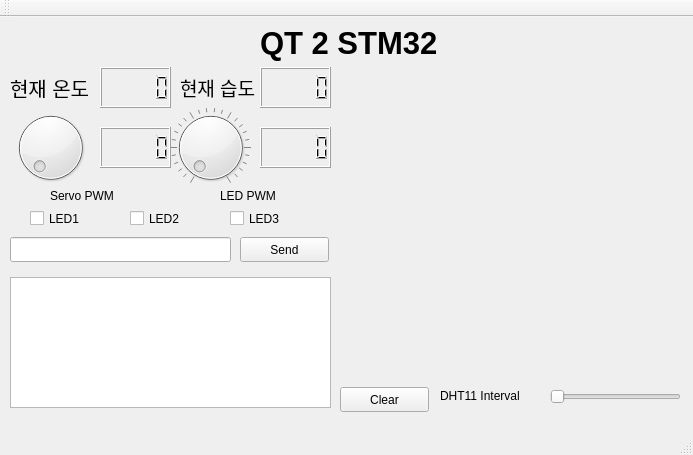
<?xml version="1.0" encoding="UTF-8"?>
<ui version="4.0">
 <class>MainWindow</class>
 <widget class="QMainWindow" name="MainWindow">
  <property name="geometry">
   <rect>
    <x>0</x>
    <y>0</y>
    <width>693</width>
    <height>455</height>
   </rect>
  </property>
  <property name="windowTitle">
   <string>MainWindow</string>
  </property>
  <property name="tabShape">
   <enum>QTabWidget::Rounded</enum>
  </property>
  <widget class="QWidget" name="centralWidget">
   <widget class="QLabel" name="label">
    <property name="geometry">
     <rect>
      <x>260</x>
      <y>0</y>
      <width>181</width>
      <height>51</height>
     </rect>
    </property>
    <property name="font">
     <font>
      <pointsize>23</pointsize>
      <weight>75</weight>
      <bold>true</bold>
     </font>
    </property>
    <property name="text">
     <string>QT 2 STM32</string>
    </property>
    <property name="textFormat">
     <enum>Qt::AutoText</enum>
    </property>
   </widget>
   <widget class="QLCDNumber" name="lcdNumberTemp">
    <property name="geometry">
     <rect>
      <x>100</x>
      <y>50</y>
      <width>71</width>
      <height>41</height>
     </rect>
    </property>
   </widget>
   <widget class="QLabel" name="label_2">
    <property name="geometry">
     <rect>
      <x>10</x>
      <y>60</y>
      <width>81</width>
      <height>21</height>
     </rect>
    </property>
    <property name="font">
     <font>
      <pointsize>15</pointsize>
     </font>
    </property>
    <property name="text">
     <string>현재 온도</string>
    </property>
   </widget>
   <widget class="QLineEdit" name="lineEditSendData">
    <property name="geometry">
     <rect>
      <x>10</x>
      <y>220</y>
      <width>221</width>
      <height>25</height>
     </rect>
    </property>
   </widget>
   <widget class="QPushButton" name="pushButtonSend">
    <property name="geometry">
     <rect>
      <x>240</x>
      <y>220</y>
      <width>89</width>
      <height>25</height>
     </rect>
    </property>
    <property name="text">
     <string>Send</string>
    </property>
   </widget>
   <widget class="QTextEdit" name="textEditRxData">
    <property name="geometry">
     <rect>
      <x>10</x>
      <y>260</y>
      <width>321</width>
      <height>131</height>
     </rect>
    </property>
   </widget>
   <widget class="QCheckBox" name="checkBoxLED1">
    <property name="geometry">
     <rect>
      <x>30</x>
      <y>190</y>
      <width>92</width>
      <height>23</height>
     </rect>
    </property>
    <property name="text">
     <string>LED1</string>
    </property>
   </widget>
   <widget class="QCheckBox" name="checkBoxLED2">
    <property name="geometry">
     <rect>
      <x>130</x>
      <y>190</y>
      <width>92</width>
      <height>23</height>
     </rect>
    </property>
    <property name="text">
     <string>LED2</string>
    </property>
   </widget>
   <widget class="QCheckBox" name="checkBoxLED3">
    <property name="geometry">
     <rect>
      <x>230</x>
      <y>190</y>
      <width>92</width>
      <height>23</height>
     </rect>
    </property>
    <property name="text">
     <string>LED3</string>
    </property>
   </widget>
   <widget class="QCustomPlot" name="plot" native="true">
    <property name="geometry">
     <rect>
      <x>340</x>
      <y>50</y>
      <width>341</width>
      <height>311</height>
     </rect>
    </property>
   </widget>
   <widget class="QLabel" name="label_3">
    <property name="geometry">
     <rect>
      <x>180</x>
      <y>60</y>
      <width>81</width>
      <height>21</height>
     </rect>
    </property>
    <property name="font">
     <font>
      <pointsize>14</pointsize>
     </font>
    </property>
    <property name="text">
     <string>현재 습도</string>
    </property>
   </widget>
   <widget class="QLCDNumber" name="lcdNumberWet">
    <property name="geometry">
     <rect>
      <x>260</x>
      <y>50</y>
      <width>71</width>
      <height>41</height>
     </rect>
    </property>
   </widget>
   <widget class="QDial" name="dial_servo">
    <property name="geometry">
     <rect>
      <x>10</x>
      <y>90</y>
      <width>81</width>
      <height>81</height>
     </rect>
    </property>
   </widget>
   <widget class="QDial" name="dial_led">
    <property name="geometry">
     <rect>
      <x>170</x>
      <y>90</y>
      <width>81</width>
      <height>81</height>
     </rect>
    </property>
    <property name="notchesVisible">
     <bool>true</bool>
    </property>
   </widget>
   <widget class="QLCDNumber" name="lcdNumber_Servo">
    <property name="geometry">
     <rect>
      <x>100</x>
      <y>110</y>
      <width>71</width>
      <height>41</height>
     </rect>
    </property>
   </widget>
   <widget class="QLCDNumber" name="lcdNumber_led">
    <property name="geometry">
     <rect>
      <x>260</x>
      <y>110</y>
      <width>71</width>
      <height>41</height>
     </rect>
    </property>
   </widget>
   <widget class="QLabel" name="label_4">
    <property name="geometry">
     <rect>
      <x>50</x>
      <y>170</y>
      <width>81</width>
      <height>17</height>
     </rect>
    </property>
    <property name="text">
     <string>Servo PWM</string>
    </property>
   </widget>
   <widget class="QLabel" name="label_5">
    <property name="geometry">
     <rect>
      <x>220</x>
      <y>170</y>
      <width>67</width>
      <height>17</height>
     </rect>
    </property>
    <property name="text">
     <string>LED PWM</string>
    </property>
   </widget>
   <widget class="QPushButton" name="pushButton_clear">
    <property name="geometry">
     <rect>
      <x>340</x>
      <y>370</y>
      <width>89</width>
      <height>25</height>
     </rect>
    </property>
    <property name="text">
     <string>Clear</string>
    </property>
   </widget>
   <widget class="QLabel" name="label_6">
    <property name="geometry">
     <rect>
      <x>440</x>
      <y>370</y>
      <width>101</width>
      <height>17</height>
     </rect>
    </property>
    <property name="text">
     <string>DHT11 Interval</string>
    </property>
   </widget>
   <widget class="QSlider" name="horizontalSlider_DHT11_interval">
    <property name="geometry">
     <rect>
      <x>550</x>
      <y>370</y>
      <width>131</width>
      <height>20</height>
     </rect>
    </property>
    <property name="minimum">
     <number>100</number>
    </property>
    <property name="maximum">
     <number>200</number>
    </property>
    <property name="orientation">
     <enum>Qt::Horizontal</enum>
    </property>
   </widget>
  </widget>
  <widget class="QMenuBar" name="menuBar">
   <property name="geometry">
    <rect>
     <x>0</x>
     <y>0</y>
     <width>693</width>
     <height>22</height>
    </rect>
   </property>
  </widget>
  <widget class="QToolBar" name="mainToolBar">
   <attribute name="toolBarArea">
    <enum>TopToolBarArea</enum>
   </attribute>
   <attribute name="toolBarBreak">
    <bool>false</bool>
   </attribute>
  </widget>
  <widget class="QStatusBar" name="statusBar"/>
 </widget>
 <layoutdefault spacing="6" margin="11"/>
 <customwidgets>
  <customwidget>
   <class>QCustomPlot</class>
   <extends>QWidget</extends>
   <header>qcustomplot.h</header>
   <container>1</container>
  </customwidget>
 </customwidgets>
 <tabstops>
  <tabstop>lineEditSendData</tabstop>
  <tabstop>pushButtonSend</tabstop>
  <tabstop>textEditRxData</tabstop>
 </tabstops>
 <resources/>
 <connections/>
</ui>
